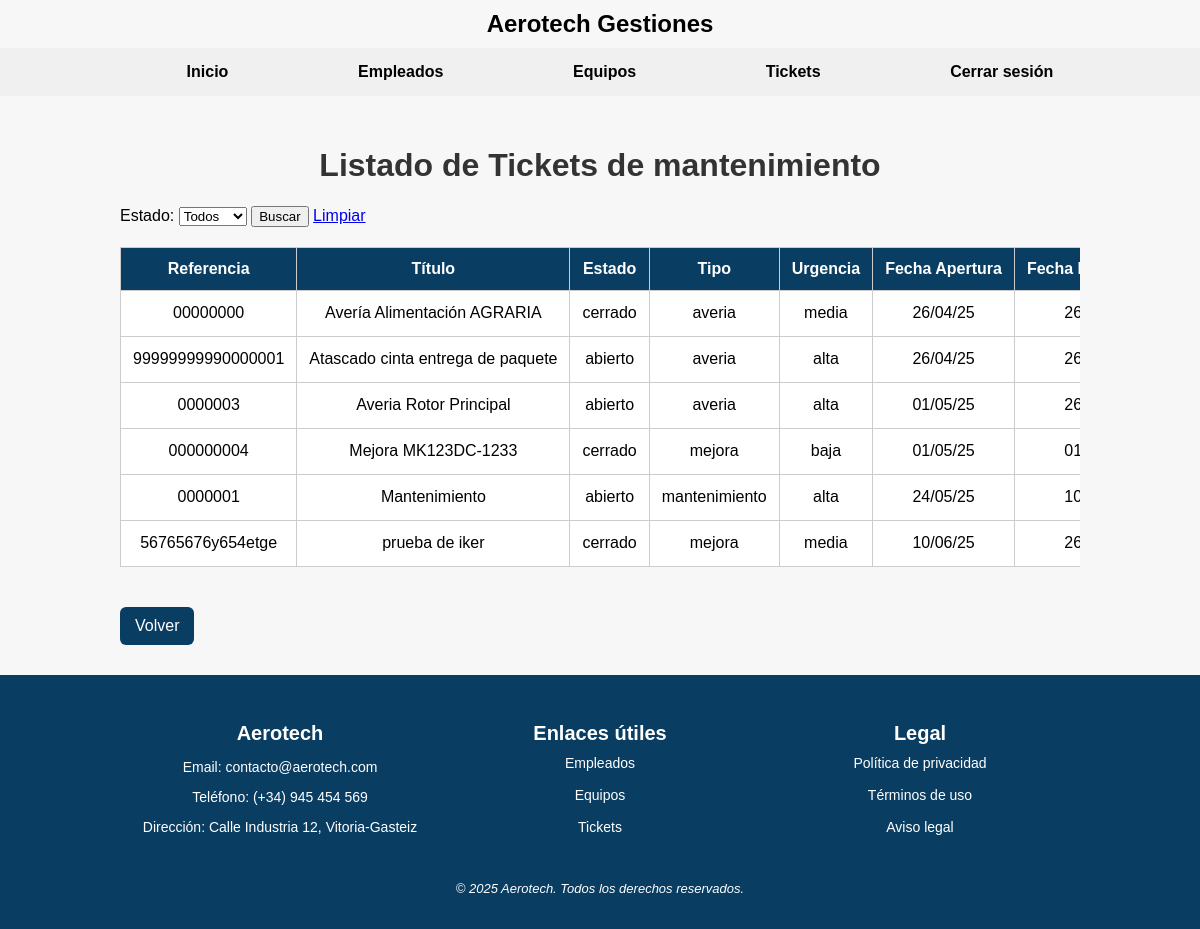
Before: /Aerotech/tickets/ (signed in) with the older database file.
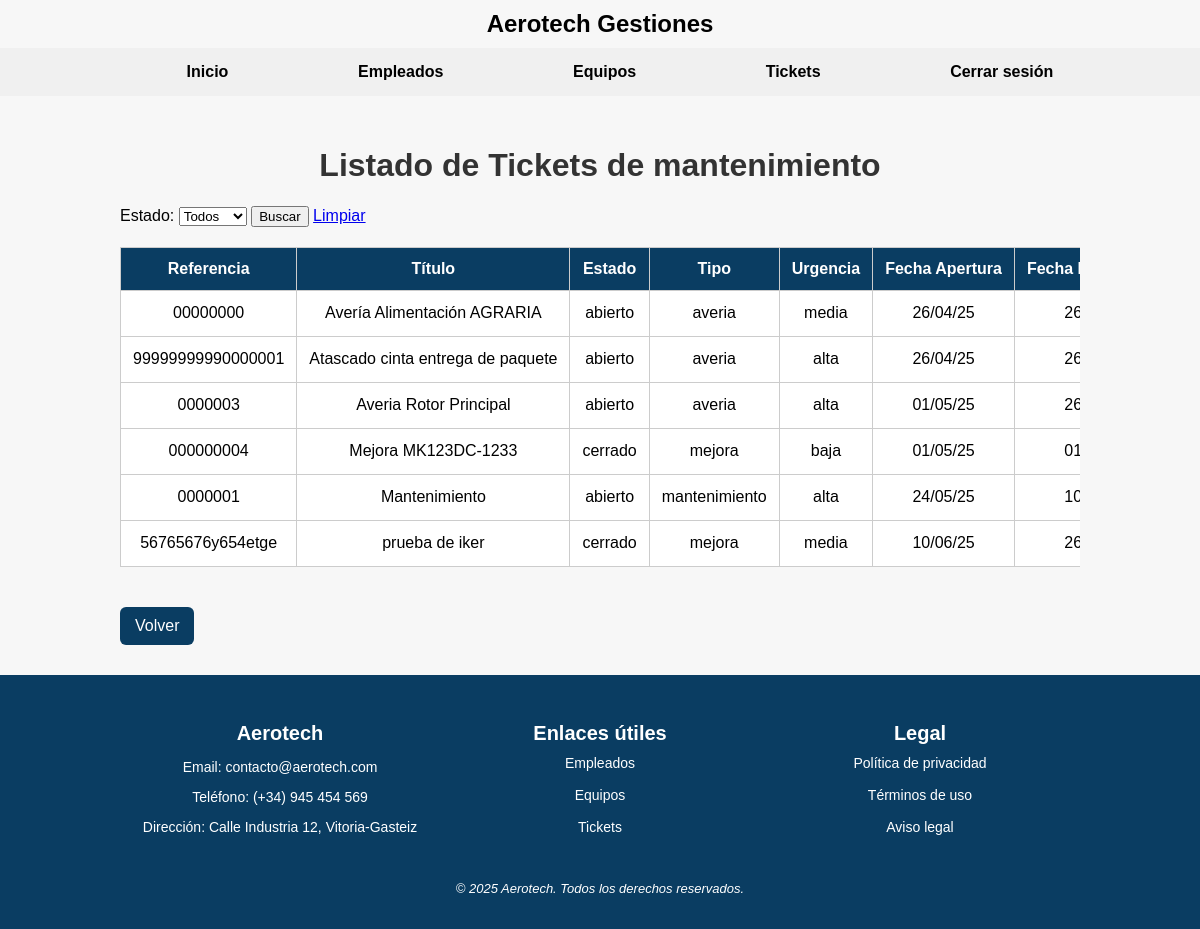
After: the same page with the newer database file.
### Aerotech/models.py (models this page shows, shortened)
class Ticket(models.Model):
    URGENCIA = [
        ('alta', 'Alta'),
        ('media', 'Media'),
        ('baja', 'Baja')
        ]
    TIPO = [
        ('averia', 'Avería'),
        ('mejora', 'Mejora'),
        ('mantenimiento', 'Mantenimiento')
    ]
    ESTADO = [
        ('abierto', 'Abierto'),
        ('cerrado', 'Cerrado')
    ]
    referencia = models.CharField(max_length=100, unique=True)
    titulo = models.CharField(max_length=200)
    descripcion = models.TextField()
    fecha_apertura = models.DateField(auto_now_add=True)
    fecha_resolucion = models.DateField(null=True, blank=True)
    urgencia = models.CharField(max_length=10, choices=URGENCIA)
    tipo = models.CharField(max_length=15, choices=TIPO)
    estado = models.CharField(max_length=10, choices=ESTADO)
    empleado = models.ForeignKey(Empleado, on_delete=models.SET_NULL, null=True)
    equipos = models.ManyToManyField(Equipo)

### Aerotech/views.py (the view)
# urls.py: path('tickets/', views.ListaTickets.as_view(), name='lista-tickets'),
class ListaTickets(ListView):
    model = Ticket
    template_name = 'lista_tickets.html'
    context_object_name = 'tickets'
    def get_queryset(self):
        queryset = super().get_queryset()
        estado = self.request.GET.get('estado')
        if estado:
            queryset = queryset.filter(estado=estado)
        return queryset
    def dispatch(self, request, *args, **kwargs):  # Prueba para el logger y protección de navegación
        if "empleado_id" not in request.session:
            return redirect("login-empleado")
        return super().dispatch(request, *args, **kwargs)
    def get_context_data(self, **kwargs):
        context = super().get_context_data(**kwargs)
        estados = Ticket.objects.values_list('estado', flat=True)
        context['estados'] = list(set(estados))
        return context

### Aerotech/templates/lista_tickets.html (shortened to what this page needs)
{% extends 'base.html' %}
{% load static %}
{% block content %}
<h1>Listado de Tickets de mantenimiento</h1>
<form method="get" class="mb-3">
  <label>Estado:</label>
  <select name="estado">
    <option value="">Todos</option>
  </select>
  <button type="submit">Buscar</button>
  <a href="{% url 'lista-tickets' %}">Limpiar</a>
</form>
<div class="lista_informacion">
  <table>
    <thead>
      <tr>
        <th>Referencia</th>
        <th>Título</th>
        <th>Estado</th>
        <th>Tipo</th>
        <th>Urgencia</th>
        <th>Fecha Apertura</th>
        <th>Fecha Resolución</th>
      </tr>
    </thead>
    <tbody>
      {% for ticket in tickets %}
      <tr id="ticket-{{ ticket.id }}">
        <td>{{ ticket.referencia }}</td>
        <td>{{ ticket.titulo }}</td>
        <td class="estado">{{ ticket.estado }}</td>
        <td>{{ ticket.tipo }}</td>
        <td>{{ ticket.urgencia }}</td>
        <td>{{ ticket.fecha_apertura|date:"d/m/y" }}</td>
        <td>{{ ticket.fecha_resolucion|date:"d/m/y" }}</td>
      </tr>
      {% empty %}
      <tr>
        <td colspan="7">No se encontraron tickets con ese estado.</td>
      </tr>
      {% endfor %}
    </tbody>
  </table>
</div>
<a class="btn" href="{% url 'home' %}">Volver</a>
{% endblock %}

Changed rows visible on the page:
changed Ticket "Avería Alimentación AGRARIA": estado "cerrado" → "abierto"
